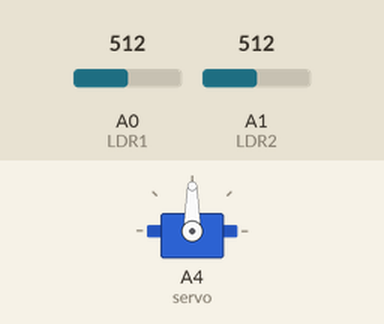
This sketch was run on a simulated Arduino Uno, built with avr-gcc and run on an emulated ATmega328P. On the bench: servo. Inputs (shaded band) come from the test bench; at power-on: A0 (LDR1) = 512, A1 (LDR2) = 512.

Above: at 2.2 s.
2.3 s: A0 (LDR1) set to 533
At 3.25 s:
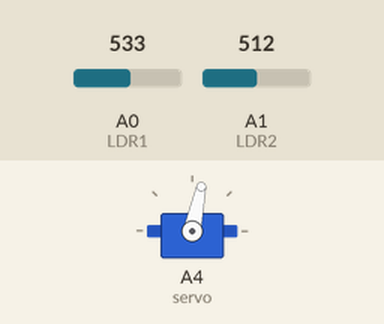
At 4.78 s:
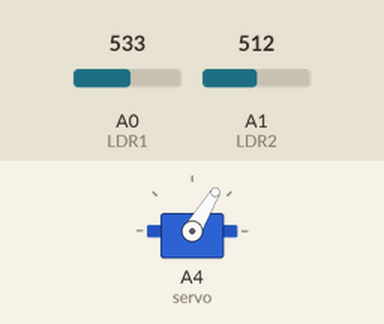
5.3 s: A0 (LDR1) set to 306
8.3 s: A1 (LDR2) set to 334
11.3 s: A1 (LDR2) set to 305
At 11.3 s:
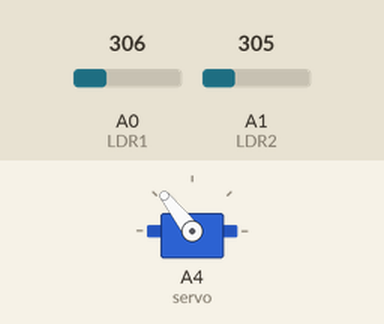
12.8 s: A0 (LDR1) set to 279
At 13.69 s:
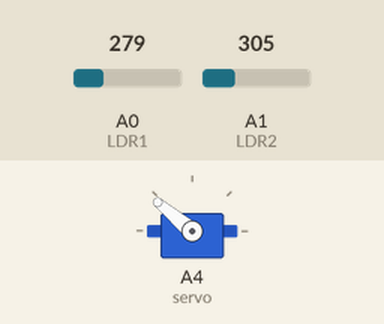
15.8 s: A0 (LDR1) set to 511
Timing chart, 0 to 27.5 s (numbered marks = the images above; inputs shaded):
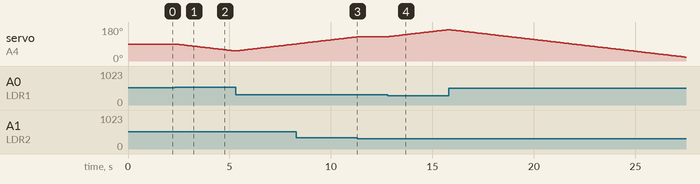

Measured:
- the behaviour switches between 522 and 523 on A0 (LDR1) (found by bisection; images 0 and 1)
- the behaviour switches between 317 and 316 on A1 (LDR2) (found by bisection; images 2 and 3)
- the behaviour switches between 295 and 294 on A0 (LDR1) (found by bisection; images 3 and 4)
- after the input at 2.3 s, servo on A4 (servo): moves from 90° to 53° over 2.9 s, starting after 0.07 s
- after the input at 11.3 s, servo on A4 (servo): stays 128° (without the input it goes to 129° after 0.06 s)
- after the input at 12.8 s, servo on A4 (servo): moves from 128° to 166° over 3.0 s, starting at once

The sketch:

code.ino
```cpp
// Include the servo motor library
#include <Servo.h>

// Define the LDR sensor pins
#define LDR1 A0
#define LDR2 A1

// Define the error value. You can change it as you like
#define error 10

// Starting point of the servo motor
int Spoint = 90;

// Create an object for the servo motor
Servo servo;

void setup() {
  // Include servo motor PWM pin (using A4 as a digital pin)
  servo.attach(A4); // Use A4 for the servo signal

  // Set the starting point of the servo
  servo.write(Spoint);
  delay(1000);
}

void loop() {
  // Get the LDR sensor value
  int ldr1 = analogRead(LDR1);
  // Get the LDR sensor value
  int ldr2 = analogRead(LDR2);

  // Get the difference of these values
  int value1 = abs(ldr1 - ldr2);
  int value2 = abs(ldr2 - ldr1);

  // Check these values using a IF condition
  if ((value1 > error) || (value2 > error)) {
    if (ldr1 > ldr2 && Spoint > 0) {
      Spoint = Spoint - 1;
    }
    if (ldr1 < ldr2 && Spoint < 180) {
      Spoint = Spoint + 1;
    }
  }

  // Write values to the servo motor
  servo.write(Spoint);
  delay(80);
}
```
